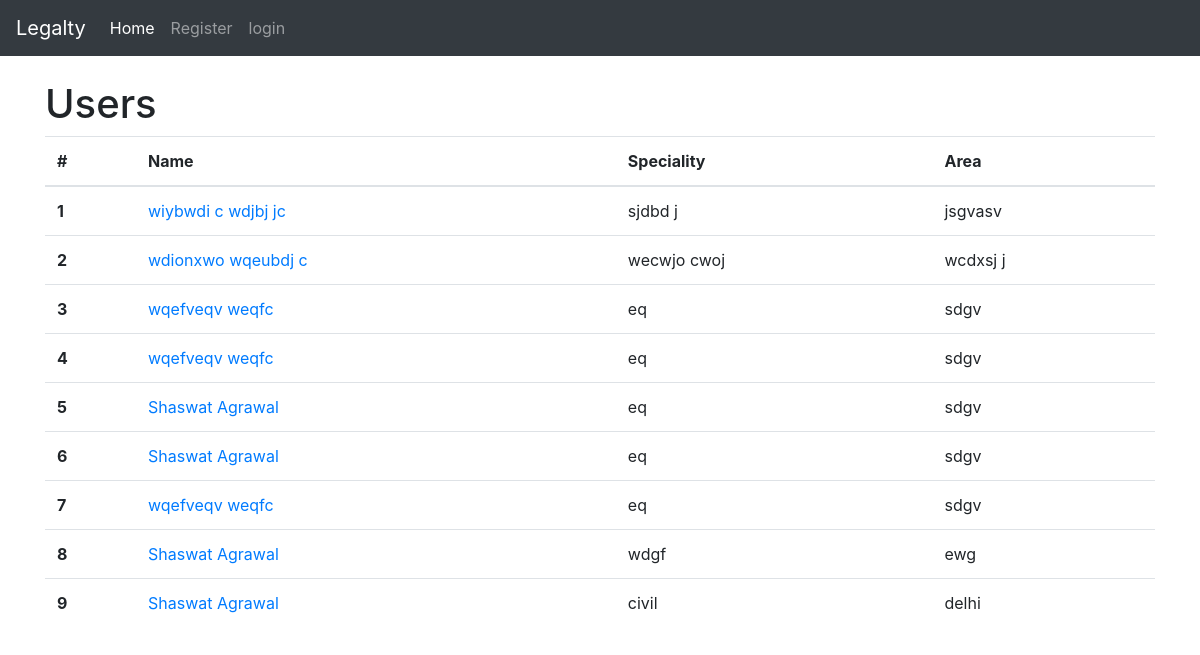
/users/list/, run on the app's committed database.
### users/models.py (models this page shows, shortened)
class LawyerProfile( models.Model ):
    user = models.OneToOneField( User , null=True , on_delete = models.CASCADE )
    about = models.TextField()
    firstName = models.CharField(max_length=100 , default = "" )
    lastName = models.CharField(max_length=100, default="")
    speciality = models.CharField(max_length=100 , default = "" )
    court = models.CharField(max_length=100 , default = "" )
    fees = models.CharField(max_length=100 , default = "")
    experience = models.IntegerField( default = 1)
    area = models.CharField(max_length=100 , default = "")
    date_added = models.DateTimeField(default=timezone.now)
    class Meta:
        ordering = ('-date_added' , )

### users/views.py (the view)
# urls.py: path( 'list/', LawyerDir.as_view() , name='lawyer-dir'   ),
class LawyerDir( generic.ListView ):
    model = LawyerProfile
    template_name = 'user_list.html'
    paginate_by = 10

### users/templates/user_list.html (shortened to what this page needs)
{% extends 'base.html' %}
{% block content %}
    <h1>Users</h1>
<table class="table">
  <thead>
    <tr>
      <th scope="col">#</th>
      <th scope="col">Name </th>
      <th scope="col">Speciality</th>
      <th scope="col">Area</th>
    </tr>
  </thead>
  <tbody>
      {% for user in object_list %}
      <tr>
      <th scope="row">{{ forloop.counter }} </th>
      <td> <a href="{% url 'display-profile' user.pk  %}" >
          {{ user.firstName }} {{ user.lastName   }}   </a> </td>
      <td>  {{ user.speciality }}   </td>
      <td>  {{ user.area }}  </td>
      </tr>
    {% endfor %}
  </tbody>
</table>
  {% endblock %}

### data on the page
LawyerProfile: firstName "wiybwdi c", lastName "wdjbj jc", speciality "sjdbd j", area "jsgvasv"
LawyerProfile: firstName "wdionxwo", lastName "wqeubdj c", speciality "wecwjo cwoj", area "wcdxsj j"
LawyerProfile: firstName "wqefveqv", lastName "weqfc", speciality "eq", area "sdgv"
LawyerProfile: firstName "wqefveqv", lastName "weqfc", speciality "eq", area "sdgv"
LawyerProfile: firstName "Shaswat", lastName "Agrawal", speciality "eq", area "sdgv"
LawyerProfile: firstName "Shaswat", lastName "Agrawal", speciality "eq", area "sdgv"
LawyerProfile: firstName "wqefveqv", lastName "weqfc", speciality "eq", area "sdgv"
LawyerProfile: firstName "Shaswat", lastName "Agrawal", speciality "wdgf", area "ewg"
LawyerProfile: firstName "Shaswat", lastName "Agrawal", speciality "civil", area "delhi"
